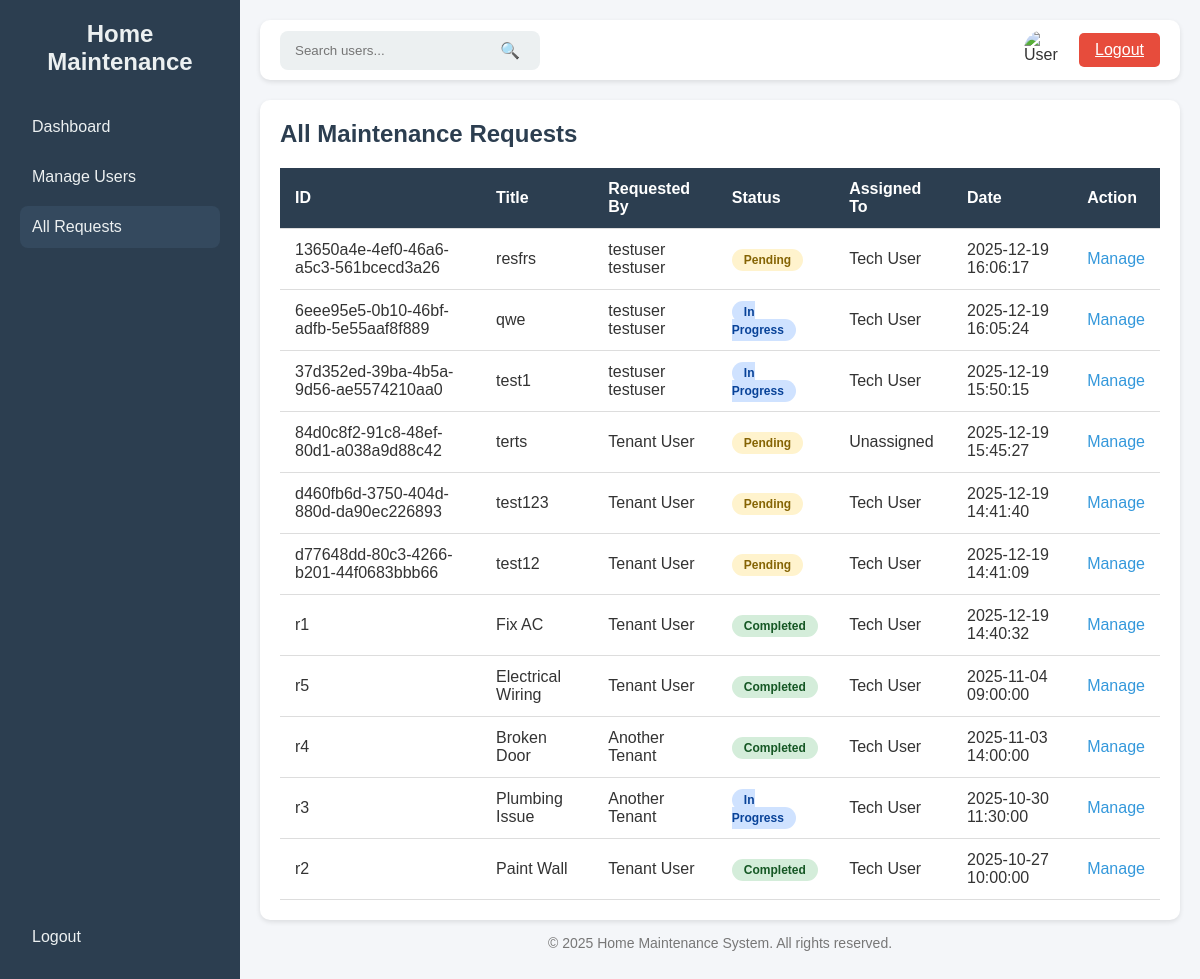
Page /admin/all_requests (signed in) on the earlier database version.
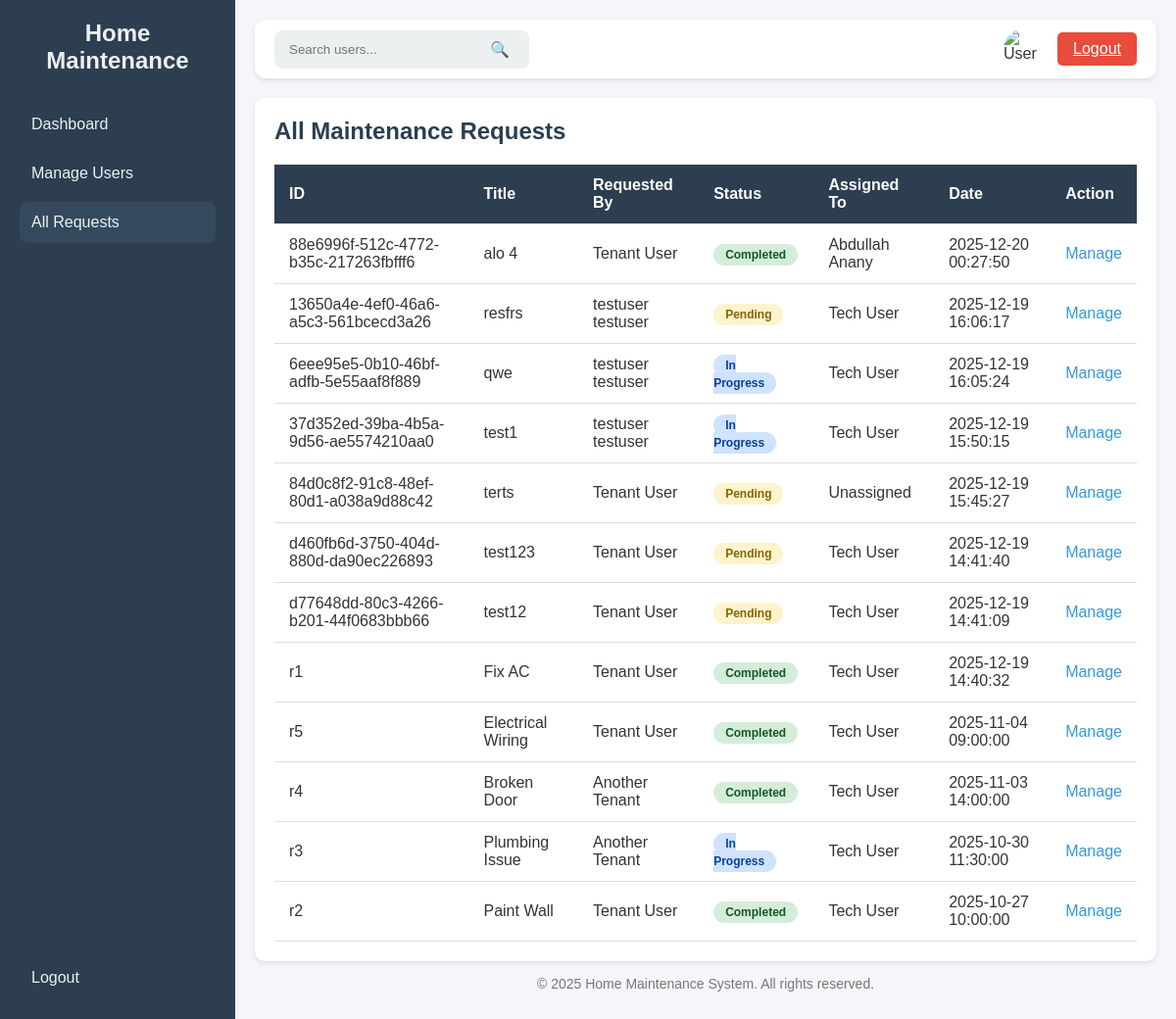
Same page on the later database version.
### tables this page shows
CREATE TABLE requests (
        id TEXT PRIMARY KEY,
        title TEXT,
        description TEXT,
        status TEXT,
        assigned_to TEXT,
        date TEXT,
        user_id TEXT,
        FOREIGN KEY(user_id) REFERENCES users(id),
        FOREIGN KEY(assigned_to) REFERENCES users(id)
    );

### app.py (the view)
@app.route('/admin/all_requests')
@Role_Authentication(["admin"])
def admin_all_requests():
    conn = get_db_connection()
    query = """
        SELECT r.id, r.title, r.description, r.status, r.date,
               u_tech.fname AS assigned_fname, u_tech.lname AS assigned_lname,
               u_user.fname AS user_fname, u_user.lname AS user_lname
        FROM requests r
        LEFT JOIN users u_tech ON r.assigned_to = u_tech.id
        LEFT JOIN users u_user ON r.user_id = u_user.id
        ORDER BY r.date DESC
    """
    all_requests_data = conn.execute(query).fetchall()
    conn.close()
    formatted_requests = []
    for req in all_requests_data:
        assigned_to_name = f"{req['assigned_fname']} {req['assigned_lname']}" if req['assigned_fname'] else 'Unassigned'
        requested_by_name = f"{req['user_fname']} {req['user_lname']}" if req['user_fname'] else 'Unknown'
        formatted_requests.append({
            'id': req['id'],
            'title': req['title'],
            'status': req['status'],
            'assigned_to': assigned_to_name,
            'requested_by': requested_by_name,
            'date': req['date']
        })
    return render_template('admin_all_requests.html', requests=formatted_requests, active_page='all_requests')

### app.py (called while the page is built)
def get_db_connection():
    conn = sqlite3.connect(DB_NAME)
    conn.row_factory = sqlite3.Row
    return conn

def Role_Authentication(allowed_roles):
    def decorator(f):
        @wraps(f)
        def decorated_function(*args, **Kwargs):
            if 'role' not in session:
                flash('Access denied. Please log in.')
                return redirect(url_for("login"))
            if session['role'] not in allowed_roles:
                flash('Access denied. Insufficient privileges.')
                return redirect(url_for("dashboard"))
            return f(*args, **Kwargs)
        return decorated_function
    return decorator

### templates/admin_all_requests.html (shortened to what this page needs)
<!DOCTYPE html>
<html lang="en">
<head>
</head>
<body>
    <div class="sidebar">
        <div>
            <h2>Home Maintenance</h2>
            <a href="{{ url_for('admin_dashboard') }}" class="{% if active_page == 'dashboard' %}active{% endif %}">Dashboard</a>
            <a href="{{ url_for('admin_users') }}" class="{% if active_page == 'users' %}active{% endif %}">Manage Users</a>
            <a href="{{ url_for('admin_all_requests') }}" class="{% if active_page == 'all_requests' %}active{% endif %}">All Requests</a>
        </div>
        <div>
            <a href="{{ url_for('logout') }}">Logout</a>
        </div>
    </div>
    <div class="main">
        <div class="top-bar">
            <div class="search-bar">
                <input type="text" placeholder="Search users..." />
                <button type="submit">🔍</button>
            </div>
            <div class="user-actions">
                <img src="https://cdn-icons-png.flaticon.com/512/847/847969.png" alt="User" class="user-logo" />
                <a class="logout-btn" href="{{ url_for('logout') }}">Logout</a>
            </div>
        </div>
<div class="content-section">
    <h2>All Maintenance Requests</h2>
    <table>
        <thead>
            <tr>
                <th>ID</th>
                <th>Title</th>
                <th>Requested By</th>
                <th>Status</th>
                <th>Assigned To</th>
                <th>Date</th>
                <th>Action</th>
            </tr>
        </thead>
        <tbody>
            {% if requests %}
                {% for req in requests %}
                <tr>
                    <td>{{ req.id }}</td>
                    <td>{{ req.title }}</td>
                    <td>{{ req.requested_by }}</td>
                    <td>
                        {% if req.status == 'Pending' %}
                            <span class="status-badge status-pending">Pending</span>
                        {% elif req.status == 'Completed' %}
                            <span class="status-badge status-completed">Completed</span>
                        {% elif req.status == 'In Progress' %}
                            <span class="status-badge status-in-progress">In Progress</span>
                        {% else %}
                            <span class="status-badge">{{ req.status }}</span>
                        {% endif %}
                    </td>
                    <td>{{ req.assigned_to }}</td>
                    <td>{{ req.date }}</td>
                    <td>
                        <a href="{{ url_for('admin_manage_request', request_id=req.id) }}" class="action-link">Manage</a>
                    </td>
                </tr>
                {% endfor %}
            {% else %}
                <tr>
                    <td colspan="7">No requests found.</td>
                </tr>
            {% endif %}
        </tbody>
    </table>
</div>
        <footer>
            <p>&copy; 2025 Home Maintenance System. All rights reserved.</p>
        </footer>
    </div>
</body>
</html>

Differences in the rows shown:
added requests: id "88e6996f-512c-4772-b35c-217263fbfff6", title "alo 4", requested_by "Tenant User", status "Completed", assigned_to "Abdullah Anany", date "2025-12-20 00:27:50"
